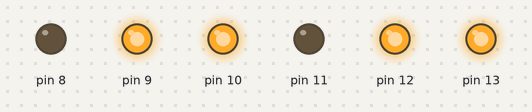
Bench run of a sketch on a simulated Arduino Uno, built with avr-gcc and run on an emulated ATmega328P. On the bench: output pins drawn as LEDs (lit = HIGH).

Above: at 0.05 s.
At 1.45 s:
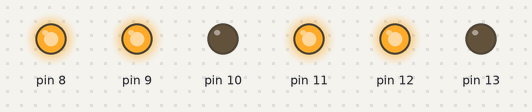
At 2.75 s:
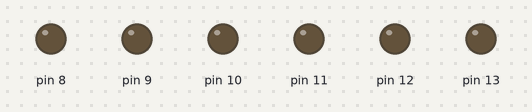
Timing chart, 0 to 3.0 s (numbered marks = the images above):
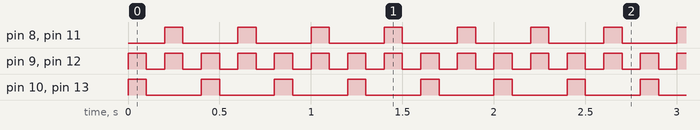

Measured:
- by itself, pin 8, pin 10, pin 11, pin 13: alternates HIGH for 0.10 s and LOW for 0.30 s
- by itself, pin 9, pin 12: alternates HIGH for 0.10 s and LOW for 0.10 s

The sketch:

Police.ino
```cpp
void setup() {

  pinMode(13, OUTPUT);
  pinMode(12, OUTPUT);
  pinMode(11, OUTPUT);
  pinMode(10, OUTPUT);
  pinMode(9, OUTPUT);
  pinMode(8, OUTPUT);
}

void loop() {
  digitalWrite(13, HIGH);
  digitalWrite(12, HIGH);
  digitalWrite(10, HIGH);
  digitalWrite(9,  HIGH);
  delay(100);
  digitalWrite(13, LOW);
  digitalWrite(12, LOW);
  digitalWrite(10, LOW);
  digitalWrite(9, LOW);
  delay(100);

  digitalWrite(11, HIGH);
  digitalWrite(12, HIGH);
  digitalWrite(8, HIGH);
  digitalWrite(9,  HIGH);
  delay(100);
  digitalWrite(11, LOW);
  digitalWrite(12, LOW);
  digitalWrite(8, LOW);
  digitalWrite(9, LOW);
  delay(100);

}
```
